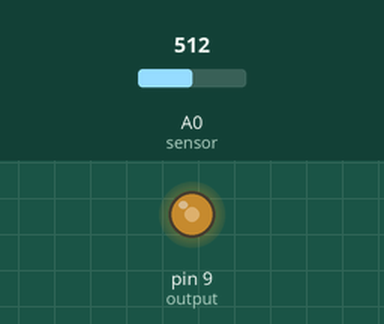
The sketch below on a simulated Arduino Uno, built with avr-gcc and run on an emulated ATmega328P. On the bench: output pins drawn as LEDs (lit = HIGH). The test bench sets the inputs (shaded band); at power-on: A0 (sensor) = 512.

Above: at 1.3 s.
1.4 s: A0 (sensor) set to 716
At 2.5 s:
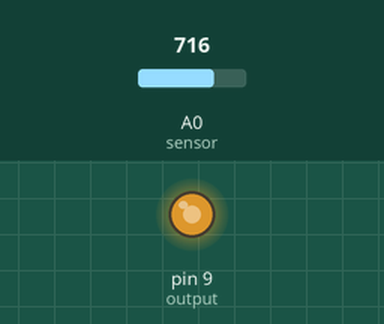
3.5 s: A0 (sensor) set to 900
At 5.2 s:
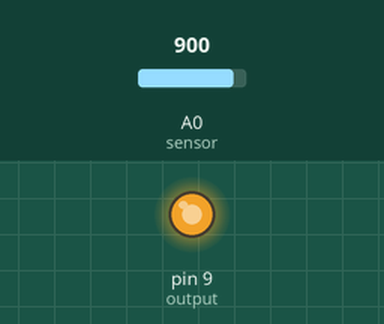
5.5 s: A0 (sensor) set to 122
At 6.8 s:
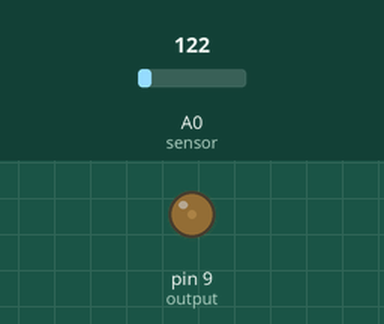
Timing chart, 0 to 8.5 s (numbered marks = the images above; inputs shaded):
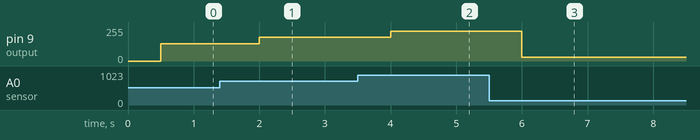

Measured:
- after the input at 1.4 s, pin 9 (output): 128/255 → 179/255 after 0.60 s
- after the input at 3.5 s, pin 9 (output): 179/255 → 225/255 after 0.50 s
- after the input at 5.5 s, pin 9 (output): 225/255 → 30/255 after 0.50 s

The sketch:

fantastic_borwo1.ino
```cpp
int sensor=A0;  //Analog 0 pin named as sensor
int output=9;   //Pin-9 is declared as output

void setup()
{
pinMode(output, OUTPUT); //Pin-9 is declared as output
//We dont need to declare the A0 pin as input since it is predefined as input
}

void loop()
{
int reading=analogRead(sensor); //Reading the voltage out by potentiometer
int bright=reading/4;           //Dividing reading by 4 to bring it in range of 0 - 255
delay(500);                     //Delay is not necessary you can remove it
analogWrite(output, bright);    //Finally outputting the read value on pin-9 fading led
}  
```
